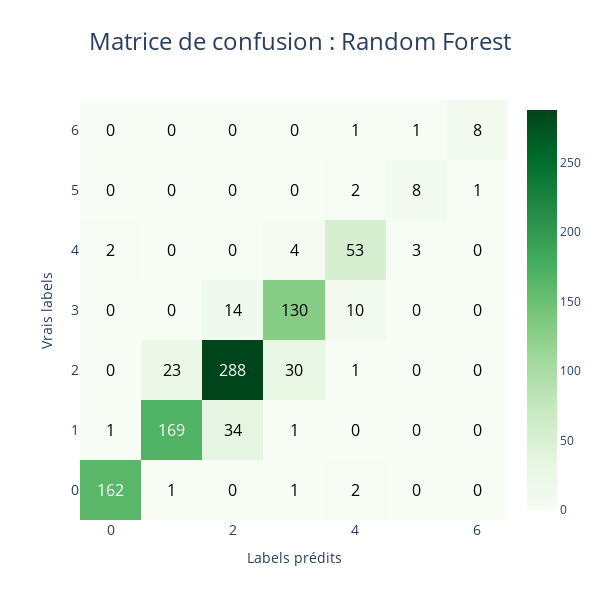

Notebook source saved alongside this figure:
### Markdown cell above
## **B. Random Forest**

### Code cell
%%time
rfc = RandomForestClassifier(n_estimators=200, criterion='entropy', n_jobs=-1, random_state=42)
rfc.fit(X_train, y_train)
rfc_pred = rfc.predict(X_test)

co2.viz.plot_confusion_matrix(y_test, rfc_pred, palette='Greens', classes=dtc.classes_, title=': Random Forest', save=True, format='png')
co2.styles.display_classification_report(y_test, rfc_pred)

co2.data.save_model(rfc)

### Figure 1 — Plotly figure (JSON) as saved in the notebook; plotly's stock layout.template omitted (floating-point values rounded to 4 significant figures)
{"data": [{"colorscale": [[0, "rgb(247,252,245)"], [0.125, "rgb(229,245,224)"], [0.25, "rgb(199,233,192)"], [0.375, "rgb(161,217,155)"], [0.5, "rgb(116,196,118)"], [0.625, "rgb(65,171,93)"], [0.75, "rgb(35,139,69)"], [0.875, "rgb(0,109,44)"], [1, "rgb(0,68,27)"]], "type": "heatmap", "x": [0, 1, 2, 3, 4, 5, 6], "y": [0, 1, 2, 3, 4, 5, 6], "z": [[162, 1, 0, 1, 2, 0, 0], [1, 169, 34, 1, 0, 0, 0], [0, 23, 288, 30, 1, 0, 0], [0, 0, 14, 130, 10, 0, 0], [2, 0, 0, 4, 53, 3, 0], [0, 0, 0, 0, 2, 8, 1], [0, 0, 0, 0, 1, 1, 8]]}], "layout": {"annotations": [{"font": {"color": "white", "size": 16}, "showarrow": false, "text": "162", "x": 0, "y": 0}, {"font": {"color": "black", "size": 16}, "showarrow": false, "text": "1", "x": 1, "y": 0}, {"font": {"color": "black", "size": 16}, "showarrow": false, "text": "0", "x": 2, "y": 0}, {"font": {"color": "black", "size": 16}, "showarrow": false, "text": "1", "x": 3, "y": 0}, {"font": {"color": "black", "size": 16}, "showarrow": false, "text": "2", "x": 4, "y": 0}, {"font": {"color": "black", "size": 16}, "showarrow": false, "text": "0", "x": 5, "y": 0}, {"font": {"color": "black", "size": 16}, "showarrow": false, "text": "0", "x": 6, "y": 0}, {"font": {"color": "black", "size": 16}, "showarrow": false, "text": "1", "x": 0, "y": 1}, {"font": {"color": "white", "size": 16}, "showarrow": false, "text": "169", "x": 1, "y": 1}, {"font": {"color": "black", "size": 16}, "showarrow": false, "text": "34", "x": 2, "y": 1}, {"font": {"color": "black", "size": 16}, "showarrow": false, "text": "1", "x": 3, "y": 1}, {"font": {"color": "black", "size": 16}, "showarrow": false, "text": "0", "x": 4, "y": 1}, {"font": {"color": "black", "size": 16}, "showarrow": false, "text": "0", "x": 5, "y": 1}, {"font": {"color": "black", "size": 16}, "showarrow": false, "text": "0", "x": 6, "y": 1}, {"font": {"color": "black", "size": 16}, "showarrow": false, "text": "0", "x": 0, "y": 2}, {"font": {"color": "black", "size": 16}, "showarrow": false, "text": "23", "x": 1, "y": 2}, {"font": {"color": "white", "size": 16}, "showarrow": false, "text": "288", "x": 2, "y": 2}, {"font": {"color": "black", "size": 16}, "showarrow": false, "text": "30", "x": 3, "y": 2}, {"font": {"color": "black", "size": 16}, "showarrow": false, "text": "1", "x": 4, "y": 2}, {"font": {"color": "black", "size": 16}, "showarrow": false, "text": "0", "x": 5, "y": 2}, {"font": {"color": "black", "size": 16}, "showarrow": false, "text": "0", "x": 6, "y": 2}, {"font": {"color": "black", "size": 16}, "showarrow": false, "text": "0", "x": 0, "y": 3}, {"font": {"color": "black", "size": 16}, "showarrow": false, "text": "0", "x": 1, "y": 3}, {"font": {"color": "black", "size": 16}, "showarrow": false, "text": "14", "x": 2, "y": 3}, {"font": {"color": "black", "size": 16}, "showarrow": false, "text": "130", "x": 3, "y": 3}, {"font": {"color": "black", "size": 16}, "showarrow": false, "text": "10", "x": 4, "y": 3}, {"font": {"color": "black", "size": 16}, "showarrow": false, "text": "0", "x": 5, "y": 3}, {"font": {"color": "black", "size": 16}, "showarrow": false, "text": "0", "x": 6, "y": 3}, {"font": {"color": "black", "size": 16}, "showarrow": false, "text": "2", "x": 0, "y": 4}, {"font": {"color": "black", "size": 16}, "showarrow": false, "text": "0", "x": 1, "y": 4}, {"font": {"color": "black", "size": 16}, "showarrow": false, "text": "0", "x": 2, "y": 4}, {"font": {"color": "black", "size": 16}, "showarrow": false, "text": "4", "x": 3, "y": 4}, {"font": {"color": "black", "size": 16}, "showarrow": false, "text": "53", "x": 4, "y": 4}, {"font": {"color": "black", "size": 16}, "showarrow": false, "text": "3", "x": 5, "y": 4}, {"font": {"color": "black", "size": 16}, "showarrow": false, "text": "0", "x": 6, "y": 4}, {"font": {"color": "black", "size": 16}, "showarrow": false, "text": "0", "x": 0, "y": 5}, {"font": {"color": "black", "size": 16}, "showarrow": false, "text": "0", "x": 1, "y": 5}, {"font": {"color": "black", "size": 16}, "showarrow": false, "text": "0", "x": 2, "y": 5}, {"font": {"color": "black", "size": 16}, "showarrow": false, "text": "0", "x": 3, "y": 5}, {"font": {"color": "black", "size": 16}, "showarrow": false, "text": "2", "x": 4, "y": 5}, {"font": {"color": "black", "size": 16}, "showarrow": false, "text": "8", "x": 5, "y": 5}, {"font": {"color": "black", "size": 16}, "showarrow": false, "text": "1", "x": 6, "y": 5}, {"font": {"color": "black", "size": 16}, "showarrow": false, "text": "0", "x": 0, "y": 6}, {"font": {"color": "black", "size": 16}, "showarrow": false, "text": "0", "x": 1, "y": 6}, {"font": {"color": "black", "size": 16}, "showarrow": false, "text": "0", "x": 2, "y": 6}, {"font": {"color": "black", "size": 16}, "showarrow": false, "text": "0", "x": 3, "y": 6}, {"font": {"color": "black", "size": 16}, "showarrow": false, "text": "1", "x": 4, "y": 6}, {"font": {"color": "black", "size": 16}, "showarrow": false, "text": "1", "x": 5, "y": 6}, {"font": {"color": "black", "size": 16}, "showarrow": false, "text": "8", "x": 6, "y": 6}], "autosize": false, "height": 600, "title": {"font": {"size": 24}, "text": "Matrice de confusion : Random Forest", "x": 0.5}, "width": 600, "xaxis": {"tickfont": {"size": 14}, "title": {"text": "Labels prédits"}}, "yaxis": {"tickfont": {"size": 14}, "title": {"text": "Vrais labels"}}}}
